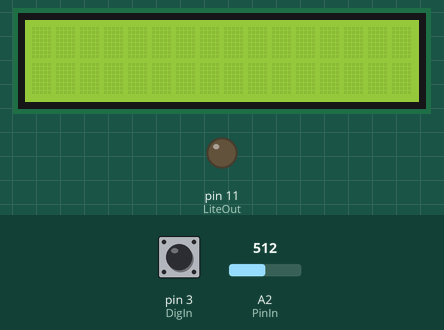
This sketch was run on a simulated Arduino Uno, built with avr-gcc and run on an emulated ATmega328P. Parts: 16×2 character LCD, output pins drawn as LEDs (lit = HIGH). The inputs (shaded band) are chosen by the test bench; at power-on: A2 (PinIn) = 512, pin 3 (DigIn) HIGH. What the sketch prints to the serial monitor is not drawn.

Above: at 3.2 s.
3.3 s: A2 (PinIn) set to 530
At 4.9 s:
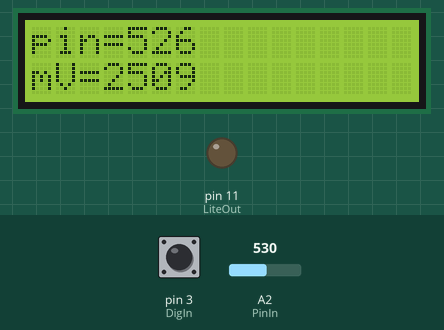
5.2 s: pin 3 (DigIn) pulled LOW for 0.15 s
At 5.31 s:
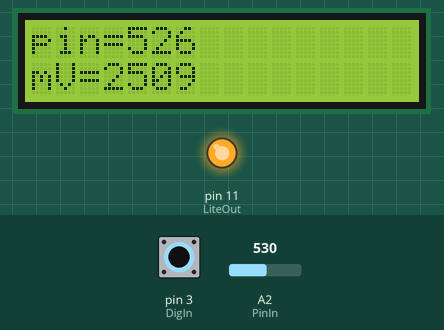
6.9 s: A2 (PinIn) set to 716
At 6.97 s:
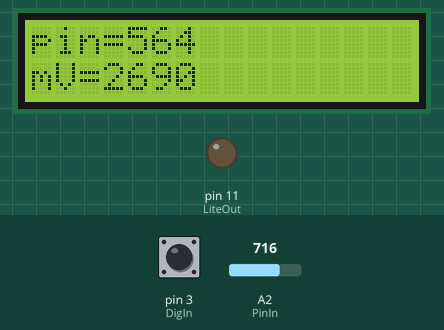
8.4 s: A2 (PinIn) set to 306
At 8.54 s:
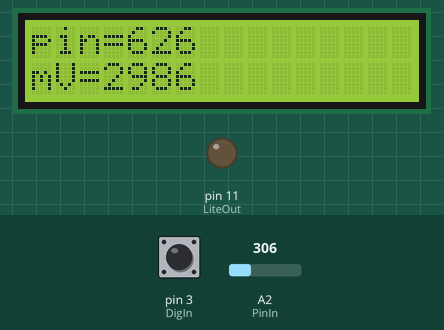
9.9 s: pin 3 (DigIn) pulled LOW for 1 s
At 11.8 s:
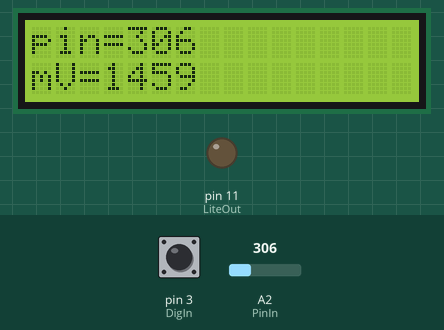
12.4 s: pin 3 (DigIn) pulled LOW for 3.2 s
At 13.1 s:
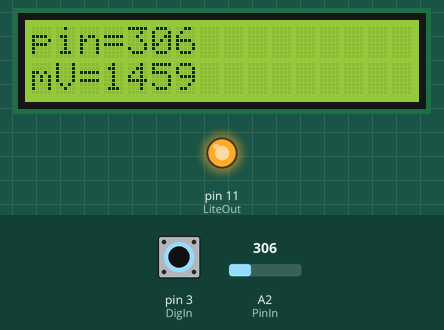
Timing chart, 0 to 17.1 s (numbered marks = the images above; inputs shaded):
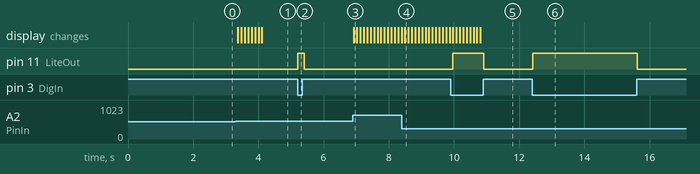

Measured:
- the behaviour switches between 516 and 517 on A2 (PinIn) (found by bisection; images 0 and 1)
- after the input at 3.3 s, the display: first changes after 0.07 s (image 1 shows a later state)
- after the input at 5.2 s, pin 11 (LiteOut): LOW → HIGH at once, → LOW 0.20 s later
- after the input at 6.9 s, the display: changes at once (image 3)
- after the input at 9.9 s, pin 11 (LiteOut): LOW → HIGH after 0.06 s, → LOW 0.95 s later
- after the input at 12.4 s, pin 11 (LiteOut): LOW → HIGH at once, → LOW 3.2 s later

The sketch:

ReadAnalVavg_Dig_1602.ino
```cpp
/*
ReadAnalogVavg_Dig1602 -- reads an averaged analog input on pin X, and prints the result
  0-5000mV (+/- ser. mon. +/- lcd if present) if it has changed. Attach the center pin of
  potentiometer to PinIn, and the outside pins to +5V and ground, or any other analog input.

  Also takes one hi/lo input to D3 and LED displays on/off from D11. Like ReadAnalVavgDig,
  modif for 16x2 display
  Uses: Liquid Crystal libr, 16x2 display, DFR keypad libr, reading key value
*/

#define PinIn A2        // analog 0 is wired to switch array on 1602 board
#define DigIn 3       // digital pin 3
#define LiteOut 11  // LED output

    // include the library code for LCD
#include <LiquidCrystal.h>

  // switches feed a range of voltages to A0, so you could use them somehow,
  // or use the library to send you back an int to use in a switch/case function

// initialize new 16x2 lcd with the Arduino pins
LiquidCrystal lcd(8,9,4,5,6,7);  // lib adapts to using 4 data pins or 8

void setup()
{
  // initialize serial communication at 9600 bits per second:
  Serial.begin(9600);
  // set up the LCD's number of columns and rows:
  lcd.begin(16,2);
  pinMode(DigIn, INPUT);
  digitalWrite(DigIn,HIGH);   // internal pull-up, or use INPUT_PULLUP
  pinMode(LiteOut, OUTPUT);
  lcd.clear();
  lcd.setCursor(0, 0);
   // lcd.print("Key Grab v0.2");
  delay(2000);
}  // end setup

void loop()
{
// localKey = keypad.getKey();  // returns an int 0-5, depending

//  if (localKey != SAMPLE_WAIT)  // a -1 value if no new data
//  {
//    lcd.clear();
//    lcd.setCursor(0, 0);
//    lcd.print("Current Key:");
//    lcd.setCursor(0, 1);
//    lcd.print(localKey)  // the number of key pressed
//  } // end if
//
  // if switch pulls down the input, it turns ON the LED
  digitalWrite(LiteOut, !digitalRead(DigIn));

  static int prevAvg = analogRead(PinIn);  // just set once
  int voltage;
  // read the input on analog pin
  int sensorV = analogRead(PinIn);
  int newAvg = round((sensorV + 4*prevAvg)/5);  // updates expon moving average of AR
  // Convert the analog reading (which goes from 0 - 1023) to a voltage (0 - 5000 mV):
  voltage = (int)(newAvg * 4.77);  // in mV, resolves about 5 mV; cast to int (mV)
  // empiric multiplier at midrange; varies some from pin to pin, board to board
  // print out the new MA if different
  if (newAvg != prevAvg)
  {    //print to Ser Mon if it's on
    Serial.print("anal pin = ");
    Serial.print(newAvg);
    Serial.print(" calc mV= ");
    Serial.println(voltage);

    // print to 2 lines of LCD, if it's present
    lcd.clear();  // first clear screen and set the cursor to (0,0)
    lcd.print("pin=");
    lcd.print(newAvg);  // the averaged AR
    lcd.setCursor(0,1);   // second line
    lcd.print("mV=");
    lcd.print(voltage);

    prevAvg = newAvg;

  } // end if changed value
  delay (100);   // ten loops / second
}  // end loop
```
